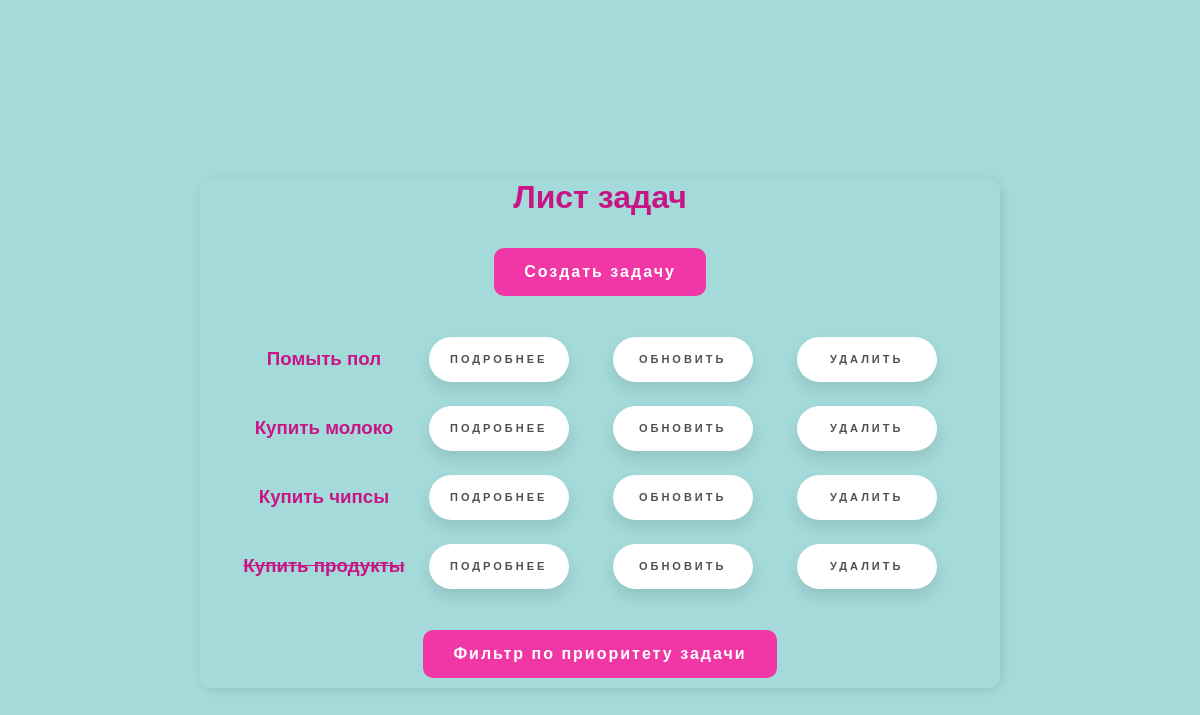
The app's page /, older data.
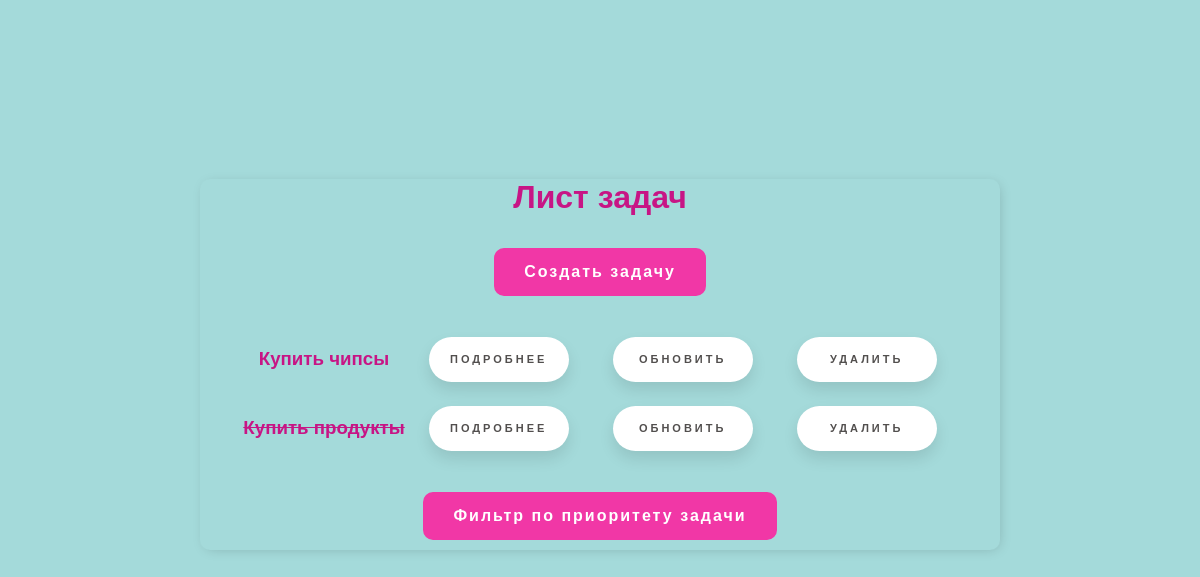
The same page, newer data.
### todoapp/models.py (models this page shows, shortened)
class Task(models.Model):
    title = models.CharField('Название', max_length=200)
    description = models.TextField('Описание', null=True, blank=True)
    complete = models.BooleanField('Выполнение', default=False)
    created = models.DateTimeField('Создана', auto_now_add=True)
    PRIORITY_CHOISES = (('Высокий', 'Высокий'), ('Средний', 'Средний'), ('Низкий', 'Низкий'))
    priority = models.CharField('Приоритет', max_length=10, choices=PRIORITY_CHOISES, null=True)
    class Meta:
        ordering = ['priority']

### todoapp/views.py (the view)
# urls.py: path('', TaskList.as_view(), name='tasklist'),
class TaskList(ListView):
    model = Task
    context_object_name = 'tasks'

### todoapp/templates/todoapp/task_list.html
{% extends 'todoapp/main.html' %}
{% block content %}
<center><h1>Лист задач</h1></center>
<center><td><a href="{% url 'taskcreate' %}" class="glow-button">Создать задачу</a></td></center><br>
<center><table>
    {% for task in tasks %}
        {% if task.complete %}
            <tr>
                <th><h3><s>{{task.title}}</s></h3></th>
        {% else %}
                <th><h3>{{task.title}}</h3></th>
        {% endif %}
                <td><a href="{% url 'taskdetail' task.id %}" class="floating-button">Подробнее</a></td>
                <td><a href="{% url 'taskupdate' task.id %}" class="floating-button">Обновить</a></td>
                <td><a href="{% url 'taskdelete' task.id %}" class="floating-button">Удалить</a></td>
            </tr>
    {% empty %}
    <h3>Нет задач</h3>
    {% endfor %}
</table>
</center><br>
<center><a href="filter_form" class="glow-button">Фильтр по приоритету задачи</a></center>
{% endblock content %}

### todoapp/templates/todoapp/main.html (shortened to what this page needs)
<!DOCTYPE html>
<html lang="en">
<head>
</head>
<body>
    <div class="container">
        {% block content %}
        {% endblock content %}
    </div>
</body>
</html>

### todoapp/templates/todoapp/main.html (style rules this page uses)
body { background: #A4DADA; background-size: 30%; color: MediumVioletRed; font-family: 'Yusei Magic', sans-serif; padding-top: 150px; }
.container { max-width: 800px; margin: auto; background-color: #A4DADA; border-radius: 10px; -webkit-box-shadow: 2px 2px 13px -4px rgba(0, 0, 0, 0.21); box-shadow: 2px 2px 13px -4px rgba(0, 0, 0, 0.21); }
.floating-button { text-decoration: none; display: inline-block; width: 140px; height: 45px; line-height: 45px; border-radius: 45px; margin: 10px 20px; font-family: 'Montserrat', sans-serif; font-size: 11px; text-transform: uppercase; text-align: center; letter-spacing: 3px; font-weight: 600; color: #524f4e; background: white; box-shadow: 0 8px 15px rgba(0, 0, 0, .1); transition: .3s; }
.glow-button { text-decoration: none; display: inline-block; padding: 15px 30px; margin: 10px 20px; border-radius: 10px; box-shadow: 0 0 40px 40px #F137A6 inset, 0 0 0 0 #F137A6; font-family: 'Montserrat', sans-serif; font-weight: bold; letter-spacing: 2px; color: white; transition: .15s ease-in-out; }

Row changes from the older to the newer data that the page shows:
removed Task: title "Помыть пол"
removed Task: title "Купить молоко"
